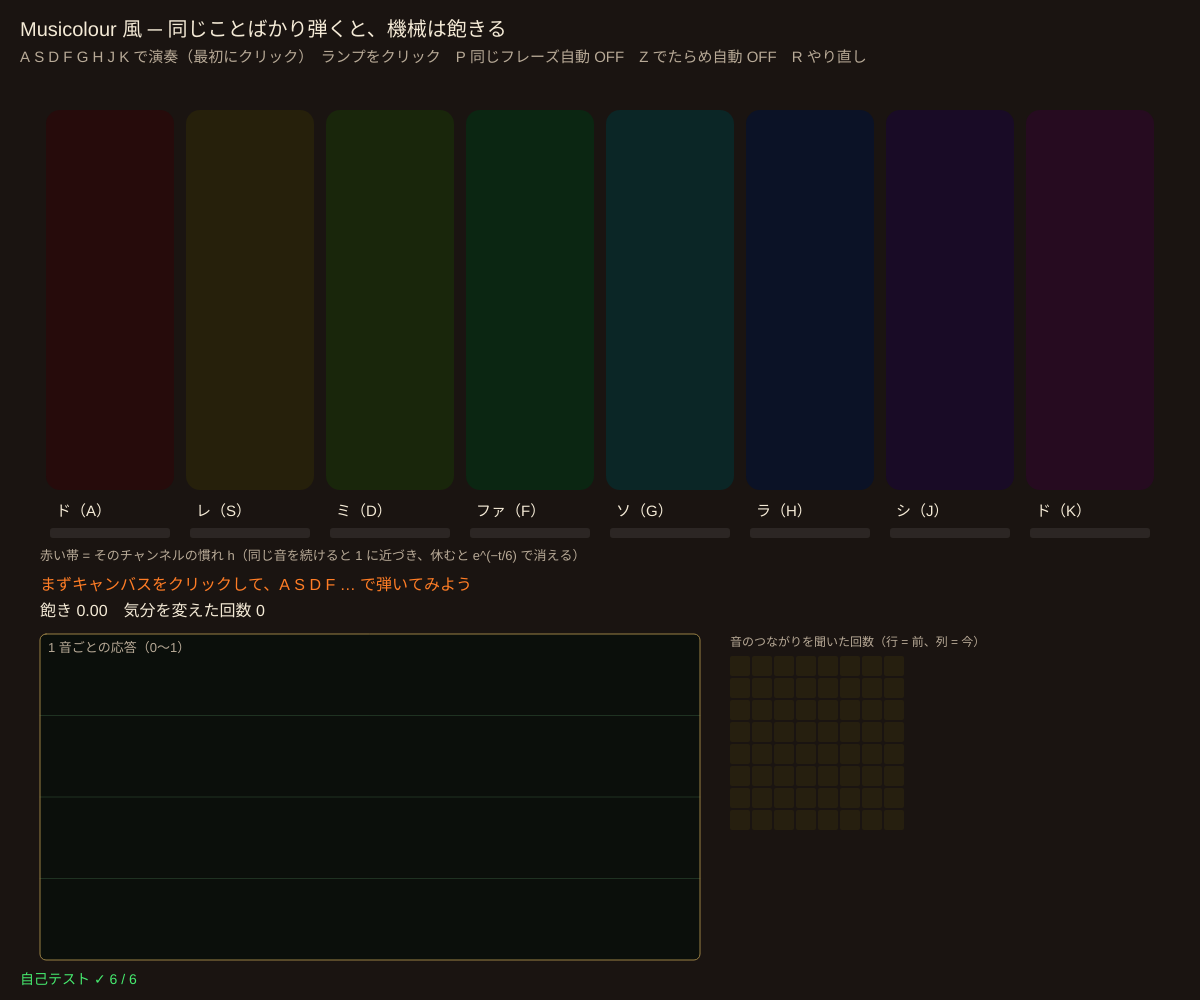
Frame 1 (no input)
Frame 60 (no input): identical to frame 1, image omitted
Frame 120 (the mouse pressed at the canvas centre since frame 60): identical to frame 1, image omitted

The p5.js sketch that drew this single still picture (run headless with seeded random() and noise() and a simulated clock; from frame 60 on, the mouse is pressed at the canvas centre):

// p5.js sketch
// ── sketch.js
// ============================================
// 14 Musicolour 風（パスク 1953〜）
// キーボードで音を鳴らすと、8 つのランプが光で応える。でも同じ音・同じ流れをくり返すと機械は「慣れて（飽きて）」光が弱まる
// 新しい音やつながりを弾くと、また明るく応える。飽きが続くと、機械は自分の色の割り当てを変える（気分を変える）
// A S D F G H J K = ド〜ド（最初に 1 回クリックで音が出る） / ランプをクリック = その音 / P = 同じフレーズを自動演奏 / Z = でたらめ自動演奏 / R = やり直し
// ============================================

const KEYS = 'asdfghjk';
const FREQ = [261.6, 293.7, 329.6, 349.2, 392.0, 440.0, 493.9, 523.3];
const NAMES = ['ド', 'レ', 'ミ', 'ファ', 'ソ', 'ラ', 'シ', 'ド'];
const ALPHA = 0.25;     // ★ 1 回鳴るごとの慣れの増え方
const TAU_H = 6;        // ★ 慣れが消える時間 [秒]
const FORGET_T = 0.97;  // ★ 音のつながりの記録を、1 音ごとに少しずつ忘れる
const BORED = 0.65;     // ★ 飽きがこの値を 4 秒こえたら気分を変える
let mc, autoMode = 0, autoT = 0, autoI = 0, arng, histR = [];
const PHRASE = [0, 2, 4, 2];

function setup() {
  createCanvas(windowWidth, windowHeight);
  colorMode(HSB, 360, 100, 100, 100);
  selfTest();
  mc = makeMachine(); arng = makeRng(14);
}
// ---- 機械の状態：慣れ h（チャンネルごと）、ランプの明るさ、つながりの回数 T[前][今]、飽き
function makeMachine() { let T = []; for (let i = 0; i < 8; i++) T.push(new Array(8).fill(0)); return { h: new Array(8).fill(0), lamp: new Array(8).fill(0), T, prev: -1, bored: 0, boredT: 0, moods: 0, hueShift: 0, last: { r: 0, nov: 1, out: 0 } }; }
// 時間がたつ：慣れは e^(−t/τ) で消え、ランプは暗くなり、飽きはゆっくり下がる
function advance(m, dt) {
  let f = Math.exp(-dt / TAU_H);
  for (let c = 0; c < 8; c++) { m.h[c] *= f; m.lamp[c] *= Math.exp(-dt / 0.6); }
  m.bored *= Math.exp(-dt / 8);
  if (m.bored > BORED) { m.boredT += dt; if (m.boredT > 4) { m.moods++; m.hueShift = (m.hueShift + 137) % 360; m.boredT = 0; m.bored = 0; for (let r of m.T) r.fill(0); } } else m.boredT = 0;
}
// 音 c が鳴った：応答 = (1 − 慣れ) × (0.4 + 0.6 × 新しさ)。新しさ = 1 ÷ (1 + このつながりを聞いた回数)
function hear(m, c) {
  let r = 1 - m.h[c], nov = m.prev < 0 ? 1 : 1 / (1 + m.T[m.prev][c]), out = r * (0.4 + 0.6 * nov);
  m.h[c] = clampv(m.h[c] + ALPHA * (1 - m.h[c]), 0, 1);
  for (let row of m.T) for (let j = 0; j < 8; j++) row[j] *= FORGET_T;
  if (m.prev >= 0) m.T[m.prev][c] += 1;
  m.prev = c; m.lamp[c] = Math.max(m.lamp[c], out);
  m.bored = clampv(m.bored + 0.15 * (1 - out - m.bored), 0, 1);
  m.last = { r, nov, out };
  return out;
}
function playChannel(c) { startAudio(); let o = hear(mc, c); playNote(FREQ[c], 0.35, 0.15 + 0.15 * o, 'triangle'); histR.push(o); if (histR.length > 120) histR.shift(); }

function draw() {
  background(24, 35, 10);
  advance(mc, deltaTime / 1000 > 0 ? Math.min(0.1, deltaTime / 1000) : 1 / 60);
  if (autoMode) { autoT += deltaTime / 1000; if (autoT > 0.3) { autoT = 0; playChannel(autoMode === 1 ? PHRASE[autoI++ % PHRASE.length] : Math.floor(arng() * 8)); } }

  say('Musicolour 風 ─ 同じことばかり弾くと、機械は飽きる', 20, 36, 20);
  say('A S D F G H J K で演奏（最初にクリック）　ランプをクリック　P 同じフレーズ自動 ' + (autoMode === 1 ? 'ON' : 'OFF') + '　Z でたらめ自動 ' + (autoMode === 2 ? 'ON' : 'OFF') + '　R やり直し', 20, 62, 15, C_SUB);
  // ---- ランプ
  let lw = (width - 80) / 8, ly = 110, lh = height * 0.38;
  for (let c = 0; c < 8; c++) {
    let x = 40 + c * lw, hue = (c * 45 + mc.hueShift) % 360, b = mc.lamp[c];
    noStroke(); fill(hue, 70, 15 + 85 * b, 100); rect(x + 6, ly, lw - 12, lh, 14);
    for (let k = 3; k > 0; k--) { fill(hue, 60, 100, 12 * b); circle(x + lw / 2, ly + lh / 2, (lw - 12) * (0.5 + 0.35 * k) * b); }
    say(NAMES[c] + '（' + KEYS[c].toUpperCase() + '）', x + 16, ly + lh + 26, 15);
    noStroke(); fill(0, 0, 100, 8); rect(x + 10, ly + lh + 38, lw - 20, 10, 3); fill(col(C_ALARM)); rect(x + 10, ly + lh + 38, (lw - 20) * mc.h[c], 10, 3);
  }
  say('赤い帯 = そのチャンネルの慣れ h（同じ音を続けると 1 に近づき、休むと e^(−t/' + TAU_H + ') で消える）', 40, ly + lh + 70, 13, C_SUB);
  // ---- 数とグラフ
  let my = ly + lh + 100, L = mc.last;
  say(mc.prev < 0 ? 'まずキャンバスをクリックして、A S D F … で弾いてみよう' : '前の音への応答 = (1 − 慣れ ' + (1 - L.r).toFixed(2) + ') × (0.4 + 0.6 × 新しさ ' + L.nov.toFixed(2) + ') = ' + L.out.toFixed(3), 40, my, 16, C_TUBE);
  say('飽き ' + mc.bored.toFixed(2) + (mc.bored > BORED ? '（' + mc.boredT.toFixed(1) + ' 秒…4 秒で気分を変える）' : '') + '　気分を変えた回数 ' + mc.moods, 40, my + 26, 16, mc.bored > BORED ? C_ALARM : C_TXT);
  let gy = my + 44, gh = height - gy - 40, gw = width * 0.55;
  plotFrame(40, gy, gw, gh, '1 音ごとの応答（0〜1）');
  plotLine(histR, 40, gy, gw, gh, 0, 1, C_TUBE, 120, 2);
  // つながりの表
  let tx = 70 + gw, cs = Math.min(22, (gh - 20) / 9);
  say('音のつながりを聞いた回数（行 = 前、列 = 今）', tx, gy + 12, 12, C_SUB);
  for (let i = 0; i < 8; i++) for (let j = 0; j < 8; j++) { noStroke(); fill(42, 60, 15 + 20 * Math.min(4, mc.T[i][j])); rect(tx + j * cs, gy + 22 + i * cs, cs - 2, cs - 2, 2); }
  drawSelfTest();
}

function mousePressed() {
  startAudio();
  let lw = (width - 80) / 8, c = Math.floor((mouseX - 40) / lw);
  if (c >= 0 && c < 8 && mouseY > 110 && mouseY < 110 + height * 0.38) playChannel(c);
}
function keyPressed() {
  let c = KEYS.indexOf(String(key).toLowerCase());
  if (c >= 0) { playChannel(c); return; }
  if (key === 'p' || key === 'P') { startAudio(); autoMode = autoMode === 1 ? 0 : 1; }
  if (key === 'z' || key === 'Z') { startAudio(); autoMode = autoMode === 2 ? 0 : 2; }
  if (key === 'r' || key === 'R') { mc = makeMachine(); histR = []; }
}

// ---- 自己テスト
function selfTest() {
  selfTestResults = [];
  let m = makeMachine(), rs = [];
  for (let k = 0; k < 20; k++) { rs.push(hear(m, 0)); advance(m, 0.2); }
  check('同じ音（ド）を 20 回：応答は毎回へる（' + rs[0].toFixed(2) + ' → ' + rs[19].toFixed(2) + '）', rs.every((r, k) => k === 0 || r < rs[k - 1]));
  let fresh = hear(m, 1);
  check('ドに飽きた後でも、レは慣れ 0 → (1 − 0) × 新しいつながり（新しさ 1）= 応答 1', near(fresh, 1, 1e-12));
  let m2 = makeMachine(); for (let k = 0; k < 20; k++) { hear(m2, 0); advance(m2, 0.2); }
  advance(m2, 15); let back = 1 - m2.h[0];
  check('15 秒休むと慣れが消える：1 − h = ' + back.toFixed(3) + ' > 0.9（e^(−15/6) で減る）', back > 0.9);
  let m3 = makeMachine(), nov = [];
  for (let k = 0; k < 10; k++) for (let c of [0, 2, 4]) { hear(m3, c); nov.push(m3.last.nov); advance(m3, 0.3); }
  check('ド ミ ソ を 10 回くり返す：つながりの新しさ ' + nov[4].toFixed(2) + ' → ' + nov[nov.length - 1].toFixed(2) + '（1/3 以下に）', nov[nov.length - 1] < nov[4] / 3);
  let m4 = makeMachine(), r4 = makeRng(1), ok = true;
  for (let k = 0; k < 1000; k++) { hear(m4, Math.floor(r4() * 8)); advance(m4, r4() * 0.5); if (!m4.h.every((v) => v >= 0 && v <= 1) || !(m4.bored >= 0 && m4.bored <= 1)) ok = false; }
  check('でたらめな 1000 音でも、慣れと飽きは 0〜1 の中', ok);
  let m5 = makeMachine(); for (let k = 0; k < 200; k++) { hear(m5, 0); advance(m5, 0.1); }
  check('同じ音ばかり 20 秒 → 飽きが続いて気分（色の割り当て）を変える（' + m5.moods + ' 回）', m5.moods >= 1);
  reportSelfTest();
}

// ---------- やってみよう ----------
// 1. ド（A）だけを連打しよう。光はどうなる？ ほかの音に変えると？
// 2. P で同じフレーズを流すと、機械はいつ「気分を変える」？ そのあと同じフレーズへの反応は？
// 3. Z（でたらめ）と P（くり返し）で、応答のグラフを比べよう。機械が一番喜ぶのはどんな演奏？
// 4. ALPHA や TAU_H を変えて、飽きっぽい機械・がまん強い機械を作ろう
// 5. パスクは「演奏者と機械が互いに学び合う会話」と考えた。人が機械に合わせて弾き方を変えるのは、どちらが制御している？


// ==================================================
// ここから下は「サイバネティクスの道具」（中身は読まなくても OK。消さないでね）
// ==================================================
function clampv(v, a, b) { return v < a ? a : v > b ? b : v; }
function fin(v, d) { return Number.isFinite(v) ? v : d; }        // NaN・Infinity なら d にもどす
// 決まった種（seed）から毎回同じ乱数列（0〜1）を出す。自己テストをいつも同じにするため
function makeRng(seed) {
  let a = seed >>> 0;
  return () => { a = (a + 0x6d2b79f5) >>> 0; let t = a; t = Math.imul(t ^ (t >>> 15), t | 1); t ^= t + Math.imul(t ^ (t >>> 7), t | 61); return ((t ^ (t >>> 14)) >>> 0) / 4294967296; };
}

// ---- 画面の道具（色は [色相, 彩度, 明るさ] の配列）
const C_TXT = [40, 12, 96], C_SUB = [35, 18, 72], C_SCOPE = [135, 70, 92], C_TUBE = [24, 85, 100], C_BRASS = [42, 55, 88], C_ALARM = [0, 80, 100];
function col(c, a) { return color(c[0], c[1], c[2], a === undefined ? 100 : a); }
function say(s, x, y, size, c) { noStroke(); fill(col(c || C_TXT)); textSize(size || 15); text(s, x, y); }
// オシロスコープ風の枠
function plotFrame(x, y, w, h, title) {
  noStroke(); fill(130, 40, 6, 90); rect(x, y, w, h, 6);
  stroke(130, 40, 40, 40); strokeWeight(1);
  for (let k = 1; k < 4; k++) line(x, y + (h * k) / 4, x + w, y + (h * k) / 4);
  noFill(); stroke(C_BRASS[0], C_BRASS[1], 60); rect(x, y, w, h, 6);
  if (title) say(title, x + 8, y + 18, 13, C_SUB);
}
// arr の値を lo〜hi の範囲で、枠 (x, y, w, h) に折れ線で描く（n = 横に並べる点の数）
function plotLine(arr, x, y, w, h, lo, hi, c, n, wt) {
  if (!arr || arr.length < 2) return;
  n = n || arr.length;
  stroke(col(c)); strokeWeight(wt || 2); noFill();
  beginShape();
  for (let i = 0; i < arr.length; i++) vertex(x + (i / (n - 1)) * w, y + h - clampv((fin(arr[i], lo) - lo) / (hi - lo), 0, 1) * h);
  endShape();
}
function hLine(v, x, y, w, h, lo, hi, c) {   // グラフの中の水平線（目標値など）
  let yy = y + h - clampv((v - lo) / (hi - lo), 0, 1) * h;
  stroke(col(c, 70)); strokeWeight(1); drawingContext.setLineDash([6, 5]); line(x, yy, x + w, yy); drawingContext.setLineDash([]);
}
// ブロック図の箱（名前と今の値）
function blockBox(x, y, w, h, name, val, c) {
  stroke(col(c || C_BRASS)); strokeWeight(2); fill(25, 40, 16); rect(x, y, w, h, 8);
  noStroke(); fill(col(C_TXT)); textAlign(CENTER, CENTER); textSize(15); text(name, x + w / 2, y + h / 2 - (val === undefined ? 0 : 10));
  if (val !== undefined) { fill(col(c || C_TUBE)); textSize(14); text(val, x + w / 2, y + h / 2 + 12); }
  textAlign(LEFT, BASELINE);
}
// 信号の矢印：点が流れて「ループを回る」ようすを見せる（phase = 0〜1）
function flowArrow(x1, y1, x2, y2, c, phase, label) {
  stroke(col(c)); strokeWeight(2); line(x1, y1, x2, y2);
  let a = Math.atan2(y2 - y1, x2 - x1);
  noStroke(); fill(col(c)); triangle(x2, y2, x2 - 11 * Math.cos(a - 0.4), y2 - 11 * Math.sin(a - 0.4), x2 - 11 * Math.cos(a + 0.4), y2 - 11 * Math.sin(a + 0.4));
  for (let k = 0; k < 3; k++) { let f = (phase + k / 3) % 1; circle(x1 + (x2 - x1) * f, y1 + (y2 - y1) * f, 6); }
  if (label) { fill(col(C_SUB)); textSize(13); text(label, (x1 + x2) / 2 + 6, (y1 + y2) / 2 - 6); }
}

// ---- 自己テストの道具
let selfTestResults = [];
function check(name, cond) { selfTestResults.push({ name, ok: !!cond }); }
function near(a, b, tol) { return Number.isFinite(a) && Math.abs(a - b) <= (tol === undefined ? 1e-9 : tol); }
function reportSelfTest() { for (let r of selfTestResults) (r.ok ? console.log : console.error)((r.ok ? '✓ ' : '✗ ') + r.name); }
function selfTestLine() { let n = selfTestResults.filter((r) => r.ok).length; return '自己テスト ' + (n === selfTestResults.length ? '✓ ' : '✗ ') + n + ' / ' + selfTestResults.length; }
function drawSelfTest() { say(selfTestLine(), 20, height - 16, 14, selfTestResults.every((r) => r.ok) ? C_SCOPE : C_ALARM); }

// ---- 音を鳴らす道具（Web Audio。最初のクリックかキーで startAudio()）
let audioCtx = null, masterOut = null;
function startAudio() {
  if (!audioCtx) {
    audioCtx = new (window.AudioContext || window.webkitAudioContext)();
    masterOut = audioCtx.createDynamicsCompressor(); masterOut.connect(audioCtx.destination);
  }
  audioCtx.resume();
}
// 1 音：周波数 f、長さ dur 秒、大きさ vol、音色 type（'sine' 'triangle' 'square' 'sawtooth'）
function playNote(f, dur, vol, type) {
  if (!audioCtx || !isFinite(f) || f <= 0) return;
  dur = Math.max(0.05, Math.min(3, dur));
  let t = audioCtx.currentTime, o = audioCtx.createOscillator(), g = audioCtx.createGain();
  o.type = type || 'triangle'; o.frequency.value = Math.min(4000, f);
  g.gain.setValueAtTime(0.0001, t);
  g.gain.exponentialRampToValueAtTime(Math.max(0.0002, Math.min(0.5, vol)), t + 0.02);
  g.gain.exponentialRampToValueAtTime(0.0001, t + dur);
  o.connect(g); g.connect(masterOut); o.start(t); o.stop(t + dur + 0.05);
}
